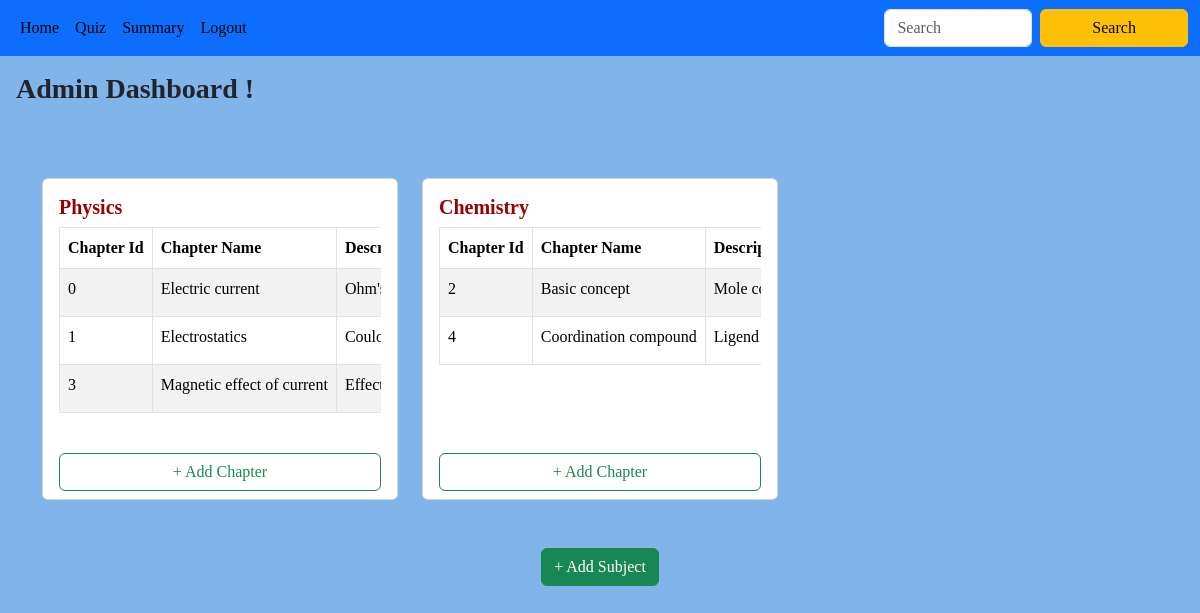
Before: /admin/3 with the older database file.
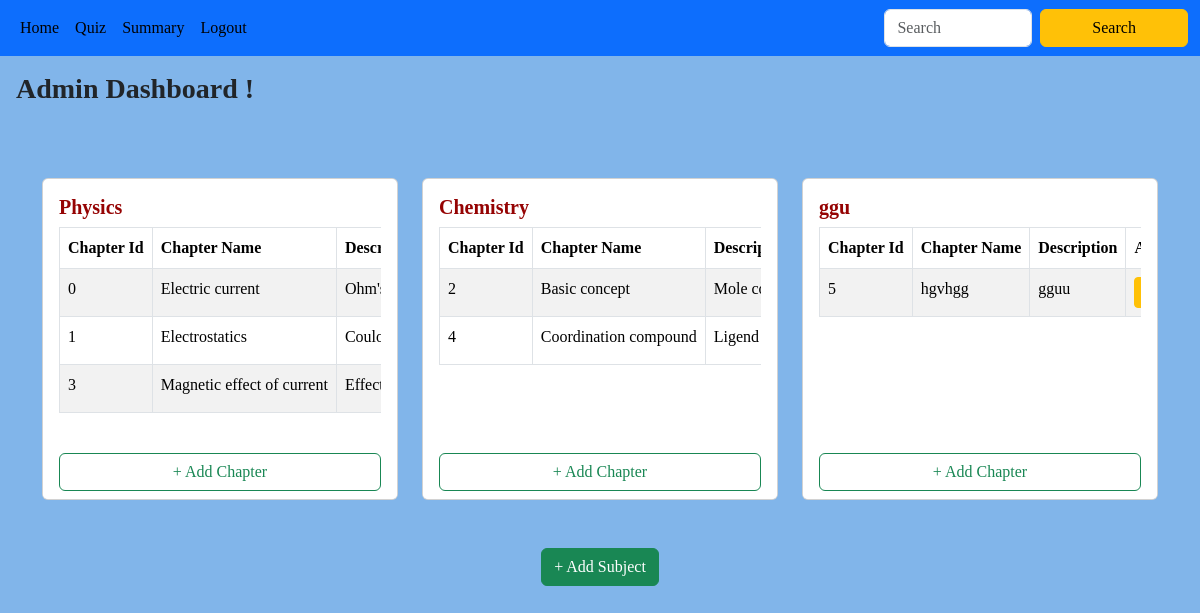
After: the same page with the newer database file.
### backend/models.py (models this page shows)
class Subject(db.Model):
    __tablename__ = "subject"
    id = db.Column(db.Integer, primary_key=True)
    name = db.Column(db.String(), nullable=False)
    description = db.Column(db.String(), nullable=False)
    chapters = db.relationship("Chapter", cascade="all,delete-orphan", backref="subject", lazy=True)

class Chapter(db.Model):
    __tablename__ = "chapter"
    id = db.Column(db.Integer, primary_key=True)
    name = db.Column(db.String(), nullable=False)
    description = db.Column(db.String(), nullable=False)
    subject_id = db.Column(db.Integer, db.ForeignKey("subject.id"), nullable=False, index=True)
    quizzes = db.relationship("Quiz", cascade="all,delete", backref="chapter", lazy=True)

### backend/controller.py (the view)
@app.route("/admin/<id>")
def admin_dashboard(id):
    subjects=get_subject()
    chapters=get_chapter()
    return render_template("admin.html",id=id,subjects=subjects,chapters=chapters)

### backend/controller.py (called while the page is built)
def get_subject():
    subjects=Subject.query.all()
    return subjects

def get_chapter():
    chapters=Chapter.query.all()
    return chapters

### templates/admin.html (shortened to what this page needs)
{% extends "admin_layout.html" %}
{% block content %}
<h3 class="p-3" style="font-family: 'Times New Roman', Times, serif; font-weight: bold;">
    Admin Dashboard !
</h3>
<br><br>
{% if subjects %}
<div class="container">
    <div class="row row-cols-1 row-cols-md-2 row-cols-lg-3 g-4">
        {% for subject in subjects %}
        <div class="col">
            <div class="card h-100 d-flex flex-column">
                <div class="card-body flex-grow-1">
                 <h5 class="card-title" style="color: rgb(149, 3, 3); font-weight: bold;">{{ subject.name }}</h5>
                    <div class="table-responsive">
                        <table class="table table-bordered table-striped">
                        {% if subject.chapters %}
                            <thead class="thead-dark">
                                <tr>
                                    <th>Chapter Id</th>
                                    <th>Chapter Name</th>
                                    <th>Description</th>
                                    <th>Action</th>
                                </tr>
                            </thead>
                            <tbody>
                                {% for chapter in subject.chapters%}
                                <tr >
                                    <td>{{chapter.id}}</td>
                                    <td >{{chapter.name}}</td>
                                    <td>{{chapter.description}}</td>
                                    <td>
                                        <a href="#" class="btn btn-sm btn-warning">Edit</a>
                                    </td>
                                </tr>
                                {%endfor%}
                            </tbody>
                        {%else%}
                            <div>
                              <h3 class="center">No chapters are there..!</h3>
                            </div>
                        {%endif%}
                        </table>
                    </div>
                </div>
                <div class="card-footer bg-white border-top-0">
                    <a href="/add_chapter/{{subject.id}}/{{id}}" class="btn btn-outline-success w-100">+ Add Chapter</a>
                </div>
            </div>
        </div>
        {% endfor %}
    </div>
</div>
{%else%}
  <div>
    <h5 class="center">No Subjects are there..!</h5>
  </div>
{% endif %}
<br><br>
<div class="d-flex justify-content-center">
    <a type="button" class="btn btn-success" href="/add_subject/{{id}}">+ Add Subject</a>
</div>
{% endblock %}

Changed rows visible on the page:
added Subject: name "ggu"
added Chapter: id "5", name "hgvhgg", description "gguu", shown under "ggu"
